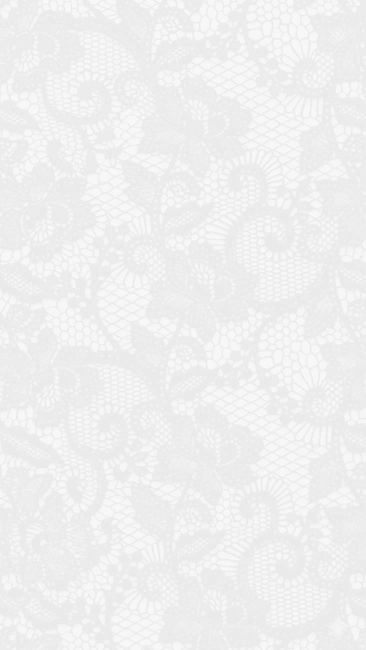
#> input picture kindle/art/lace_soft.jpg, 731 x 1300 px (shown at 1/2 size)
$ python make_screens.py
#> lines starting #> are read from the running program, lines starting #| are printed output that depends on the picture; after the words box and inside, x2 and y2 are one past the last pixel; in counts of white or black regions, pixels touching at a corner belong together
"""Bakes the static parts of the self.v2 Kindle screens (page texture, textured tiles,
folders, fixed labels) into greyscale PNGs at the Paperwhite 2's exact size, and writes
layout.lua so the plugin knows where to draw the live text and where the tap zones are.

Run after changing the design:  python kindle/make_screens.py
"""
from pathlib import Path

from PIL import Image, ImageDraw, ImageEnhance, ImageFont, ImageOps

HERE = Path(__file__).parent
ART = HERE / "art"
ROOT = HERE.parent
PLUGIN = ROOT / "koreader/plugins/selfv2.koplugin"
OUT = PLUGIN / "screens"
W, H = 758, 1024
PAD = 30
NIGHT = False  # set by the night pass in __main__


def INK(v, a=255):
    """Neutral colour for page and card artwork: as-is by day, reversed at night.
    Textured tiles keep their own colours in both modes."""
    if not NIGHT:
        return (v, v, v, a)
    n = 42 if v == 255 else 255 - v
    return (n, n, n, a)

MARC = str(ROOT / "fonts/Marcellus-Regular.ttf")
SANS = str(ROOT / "fonts/DMSans.ttf")


def f(path, size, weight=None):
    fnt = ImageFont.truetype(path, size)
    if weight:
        try:
            fnt.set_variation_by_axes([14, weight])
        except Exception:
            pass
    return fnt


def page():
    bg = Image.open(ART / "lace_soft.jpg").convert("L")
#> bg is the input picture: PIL image 731x1300 L; min 228, max 255, mean 238.8
    sc = max(W / bg.width, H / bg.height)
#> sc = 1.04
    bg = bg.resize((int(bg.width * sc) + 1, int(bg.height * sc) + 1)).crop((0, 0, W, H))
#> bg: PIL image 758x1024 L
    if NIGHT:
        bg = ImageEnhance.Brightness(ImageOps.invert(bg)).enhance(0.32)
    return bg.convert("RGBA")
#> in card, `ov = Image.new("RGBA", im.size, (0, 0, 0, 0))`: ov: PIL image 758x1024 RGBA; every value is 0


def rmask(w, h, r):
    m = Image.new("L", (w, h), 0)
    ImageDraw.Draw(m).rounded_rectangle((0, 0, w - 1, h - 1), radius=r, fill=255)
    return m


def textured(im, rect, tex, darkness=0.5, r=28):
#> called with rect = (30, 294, 340, 250), tex = 'zebra_s.jpg', darkness = 0.55, r = 28
    x, y, w, h = rect
    t = Image.open(ART / tex).convert("L")
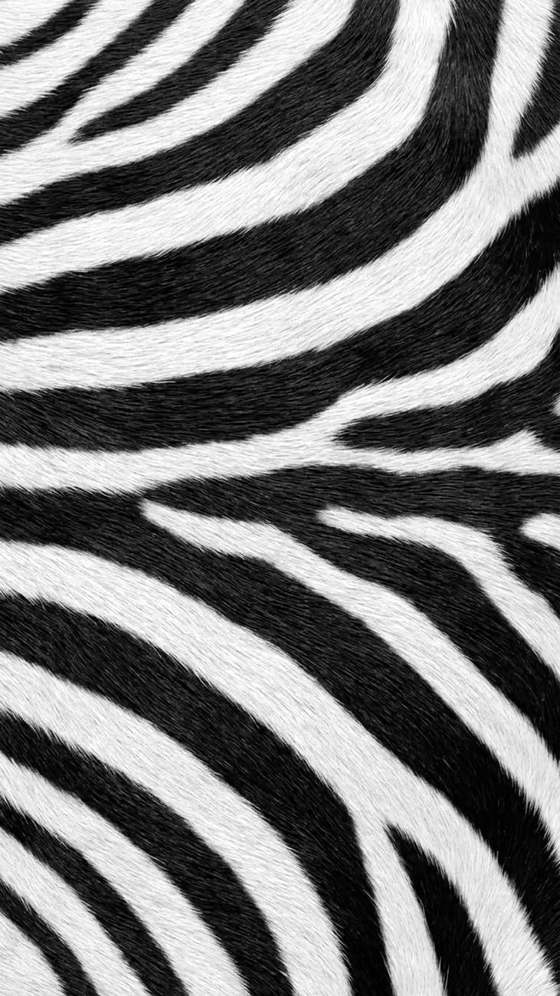
#> input picture kindle/art/zebra_s.jpg, 560 x 996 px
#> t is the input picture: PIL image 560x996 L; min 0, max 255, mean 122.3
    sc = max(w / t.width, h / t.height)
#> sc = 0.607
    t = t.resize((int(t.width * sc) + 1, int(t.height * sc) + 1))
#> t: PIL image 341x605 L
    t = t.crop(((t.width - w) // 2, (t.height - h) // 2, (t.width - w) // 2 + w, (t.height - h) // 2 + h))
#> t: PIL image 340x250 L
    t = ImageEnhance.Brightness(t).enhance(darkness * (0.8 if NIGHT else 1)).convert("RGBA")
#> t: PIL image 340x250 RGBA
    im.paste(t, (x, y), rmask(w, h, r))
#> in rmask, `m = Image.new("L", (w, h), 0)`: m: PIL image 340x250 L; every value is 0
#> in rmask, `ImageDraw.Draw(m).rounded_rectangle((0, 0, w - 1, h - 1), radius=r, fi..`:
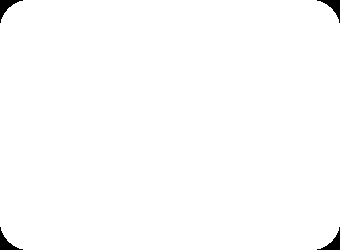
#> m: PIL image 340x250 L; 99.2% white; 4 black regions, box (x1, y1, x2, y2) and area: (0, 0, 23, 23) 174, (317, 0, 340, 23) 174, (0, 227, 23, 250) 174, (317, 227, 340, 250) 174


def card(im, rect, alpha=222, r=26, fill=255):
    x, y, w, h = rect
    ov = Image.new("RGBA", im.size, (0, 0, 0, 0))
    c = 30 if NIGHT and fill == 255 else fill
    ImageDraw.Draw(ov).rounded_rectangle((x, y, x + w, y + h), radius=r, fill=(c, c, c, alpha))
    im.alpha_composite(ov)


def folder(im, name, x, y, width, angle=6):
    fo = Image.open(ART / name).convert("RGBA")
    fo = fo.resize((width, int(fo.height * width / fo.width)), Image.LANCZOS).rotate(angle, expand=True, resample=Image.BICUBIC)
    sh = Image.new("RGBA", fo.size, (0, 0, 0, 0))
    sh.putalpha(fo.getchannel("A").point(lambda a: int(a * 0.35)))
    im.alpha_composite(sh, (x, y + 4))
    im.alpha_composite(fo, (x, y))


# [12 lines left out: functions back_pill, save, not called in this run]


# ------------------------------------------------------------------ layout
L = {
    "home": {
        "label": (PAD, 24), "pills_y": 104,
        "cont": (PAD, 156, 698, 122),
        "dash": (PAD, 294, 340, 250), "focus": (388, 294, 340, 250),
        "papers": (PAD, 558, 340, 200), "subs": (388, 558, 340, 200),
        "library": (PAD, 772, 698, 112),
        "download": (PAD, 904, 340, 72), "wifi": (388, 904, 165, 72), "settings": (563, 904, 165, 72),
    },
    "papers": {
        "back": (PAD, 20, 116, 40), "sub": (PAD, 128),
        "tiles": [(PAD, 166, 341, 142), (387, 166, 341, 142), (PAD, 320, 341, 142), (387, 320, 341, 142)],
        "panel": (PAD, 476, 698, 526), "panel_sub": (52, 528),
        "btn_open": (586, 490, 124, 42), "btn_read": (454, 490, 124, 42),
        "rows_y": 570, "row_h": 84, "row_x": 98, "row_w": 608,
    },
    "library": {
        "back": (PAD, 20, 116, 40), "sub": (PAD, 128), "files": (610, 168, 118, 50),
        "search": (PAD, 168, 434, 50), "sort": (478, 168, 120, 50),
        "reading": (PAD, 234, 698, 196), "books": [(48, 288, 206, 126), (276, 288, 206, 126), (504, 288, 206, 126)],
        "cols": [(PAD, 486, 220, 118), (269, 486, 220, 118), (508, 486, 220, 118),
                 (PAD, 616, 220, 118), (269, 616, 220, 118), (508, 616, 220, 118)],
        "names": ["Finance & economics", "Geopolitics & history", "Philosophy & psychology",
                  "Health sciences", "Fiction", "Self help"],
        "folders": ["Finance & Economics", "Geopolitics & History", "Philosophy & Psychology",
                    "Health Sciences", "Fiction", "Self Help"],
        "panel": (PAD, 748, 698, 256), "btn_prev": (586, 760, 56, 38), "btn_next": (652, 760, 56, 38),
        "rows_y": 812, "row_h": 62, "rows": 3,
    },
    "today": {
        "label": (PAD, 20), "chips_y": 96, "home": (328, 20, 96, 40), "focus": (432, 20, 168, 40), "date": (610, 20, 118, 40),
        "nav": (PAD, 140, 698, 56), "tab_y": 145, "tab_h": 46,
        "left": (PAD, 210, 408, 792), "up": (322, 224, 44, 40), "down": (374, 224, 44, 40),
        "grid_top": 292, "grid_x": 94, "grid_r": 426, "px": 46, "hours": 14, "hint_y": 950,
        "now": (450, 210, 278, 206),
        "todos": (450, 428, 278, 574), "todo_y": 482, "todo_h": 52, "todo_rows": 8, "todo_add": (468, 938, 242, 46),
    },
    "checkin": {
        "date": (PAD, 16, 168, 40), "home": (632, 16, 96, 40), "nav": (PAD, 150, 698, 56), "tab_y": 155, "tab_h": 46,
        "cw": (PAD, 218, 698, 292), "college_y": 272, "lect_label_y": 338, "lect_y": 360, "work_y": 438,
        "supp": (PAD, 524, 698, 226), "supp_y": 572, "mind_y": 632, "period": (578, 626, 128, 42), "mood_y": 680,
        "tea": (PAD, 764, 342, 150), "sleep": (386, 764, 342, 150),
        "save": (PAD, 930, 698, 54),
    },
    "log": {
        "date": (PAD, 16, 168, 40), "home": (632, 16, 96, 40), "nav": (PAD, 150, 698, 56), "tab_y": 155, "tab_h": 46,
        "tiles_y": 220, "tile_h": 100, "form": (PAD, 444, 698, 494), "add": (PAD, 950, 698, 52),
        "patch_food": (52, 494, 654, 96), "patch_read": (52, 494, 654, 150),
    },
    "work": {
        "date": (PAD, 16, 168, 40), "home": (632, 16, 96, 40), "nav": (PAD, 150, 698, 56), "tab_y": 155, "tab_h": 46,
        "next": (PAD, 218, 698, 172), "filters_y": 404, "cards_y": 460, "card_h": 104, "cards": 4, "new": (PAD, 950, 698, 52),
    },
    "week": {
        "switch": (PAD, 16, 400, 44), "home": (632, 16, 96, 40), "nav": (PAD, 150, 698, 56), "tab_y": 155, "tab_h": 46,
        "cw": (PAD, 218, 698, 330), "goals_y": 562, "goal_h": 82, "habits": (PAD, 658, 698, 346),
    },
    "month": {
        "switch": (PAD, 16, 400, 44), "home": (632, 16, 96, 40), "nav": (PAD, 150, 698, 56), "tab_y": 155, "tab_h": 46,
        "cal": (PAD, 218, 698, 372), "lect": (PAD, 604, 698, 272), "tiles_y": 890, "tile_h": 104,
    },
    "stats": {
        "switch": (PAD, 16, 400, 44), "home": (632, 16, 96, 40), "nav": (PAD, 150, 698, 56), "tab_y": 155, "tab_h": 46,
        "goals_y": 218, "goal_h": 106, "habits": (PAD, 336, 698, 296), "logs_y": 646, "log_h": 86, "money": (PAD, 746, 698, 258),
    },
    "meals": {
        "switch": (PAD, 16, 400, 44), "home": (632, 16, 96, 40), "nav": (PAD, 150, 698, 56), "tab_y": 155, "tab_h": 46,
        "sum": (PAD, 218, 698, 124), "cal": (PAD, 354, 698, 250), "mac": (PAD, 616, 698, 196), "day": (PAD, 824, 698, 180),
    },
    "focus": {"back": (PAD, 24, 120, 44), "grid": (PAD, 220, 698, 740), "foot_y": 978},
    "subs": {
        "back": (PAD, 20, 116, 40), "sub": (PAD, 128),
        "pick": (PAD, 166, 698, 150),
        "panel": (PAD, 330, 698, 672),
        "btn_prev": (586, 344, 56, 40), "btn_next": (652, 344, 56, 40), "page": (566, 364),
        "rows_y": 398, "row_h": 98, "row_x": 78, "row_w": 626, "rows": 6,
    },
}


def bake_home():
    im = page()
    d = ImageDraw.Draw(im)
    l = L["home"]
    d.text((PAD, 44), "Rajeshwari", font=f(MARC, 44), fill=INK(17, 255))
    card(im, l["cont"])
    d.text((52, 172), "CONTINUE READING", font=f(SANS, 13, 700), fill=INK(85, 255))
    # tiles
    textured(im, l["dash"], "zebra_s.jpg", 0.55)
    textured(im, l["focus"], "lace_s.jpg", 0.5)
#> call 2 of textured, with rect = (388, 294, 340, 250), tex = 'lace_s.jpg', darkness = 0.5, r = 28
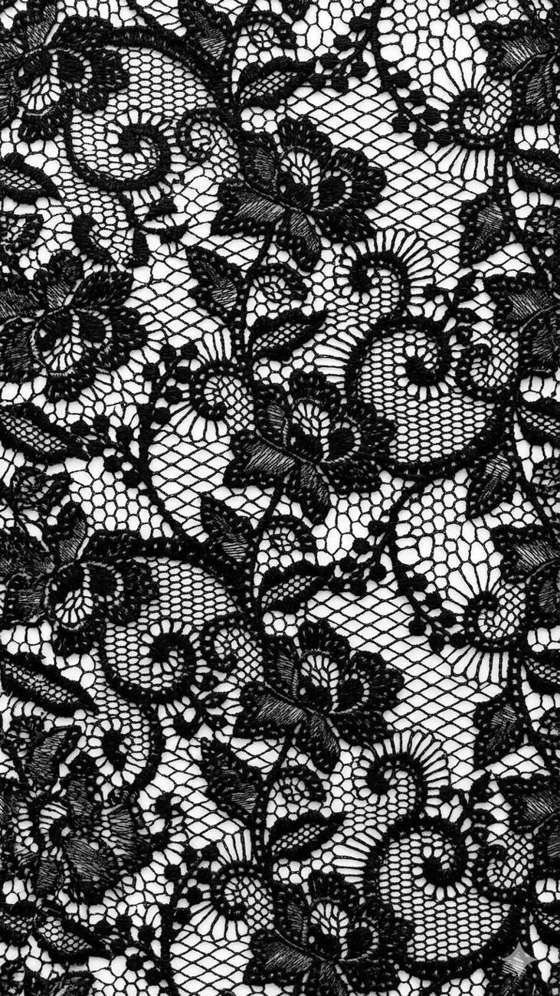
#> input picture kindle/art/lace_s.jpg, 560 x 996 px
#> in textured, t is the input picture: PIL image 560x996 L; min 0, max 255, mean 90.3
    textured(im, l["papers"], "cow_s.jpg", 0.52)
#> call 3 of textured, with rect = (30, 558, 340, 200), tex = 'cow_s.jpg', darkness = 0.52, r = 28
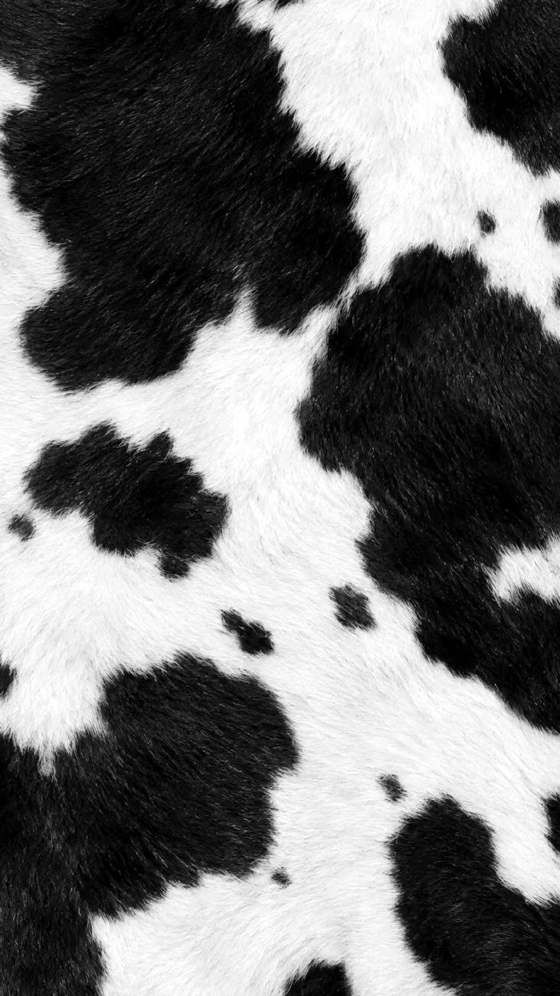
#> input picture kindle/art/cow_s.jpg, 560 x 996 px
#> in textured, t is the input picture: PIL image 560x996 L; min 0, max 255, mean 115
#> in rmask (call 3), `m = Image.new("L", (w, h), 0)`: m: PIL image 340x200 L; every value is 0
#> in rmask (call 3), `ImageDraw.Draw(m).rounded_rectangle((0, 0, w - 1, h - 1), radius=r, fi..`: m: PIL image 340x200 L; 99% white; 4 black regions, box (x1, y1, x2, y2) and area: (0, 0, 23, 23) 174, (317, 0, 340, 23) 174, (0, 177, 23, 200) 174, (317, 177, 340, 200) 174
    textured(im, l["subs"], "fawn_s.jpg", 0.55)
#> call 4 of textured, with rect = (388, 558, 340, 200), tex = 'fawn_s.jpg', darkness = 0.55, r = 28
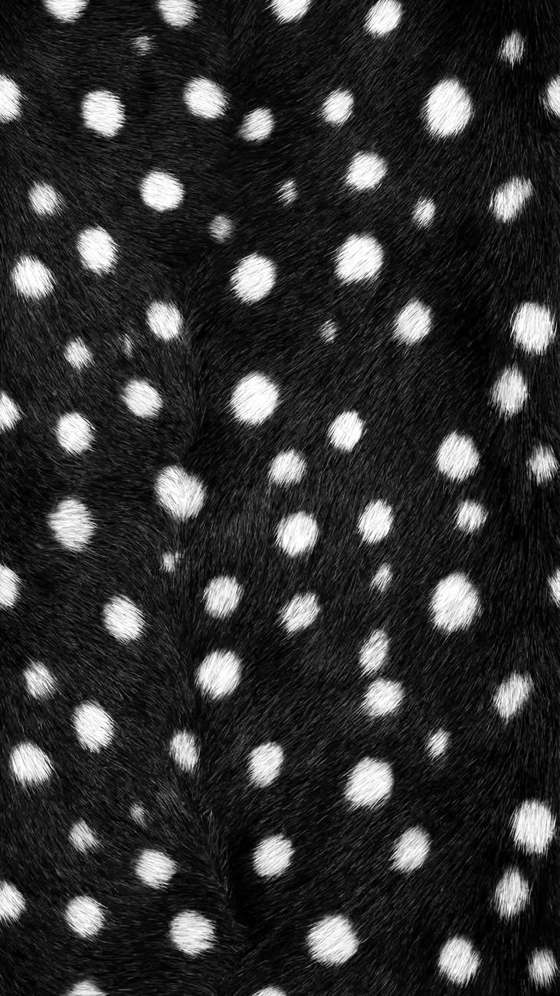
#> input picture kindle/art/fawn_s.jpg, 560 x 996 px
#> in textured, t is the input picture: PIL image 560x996 L; min 0, max 255, mean 49.2
    textured(im, l["library"], "leopard_s.jpg", 0.6)
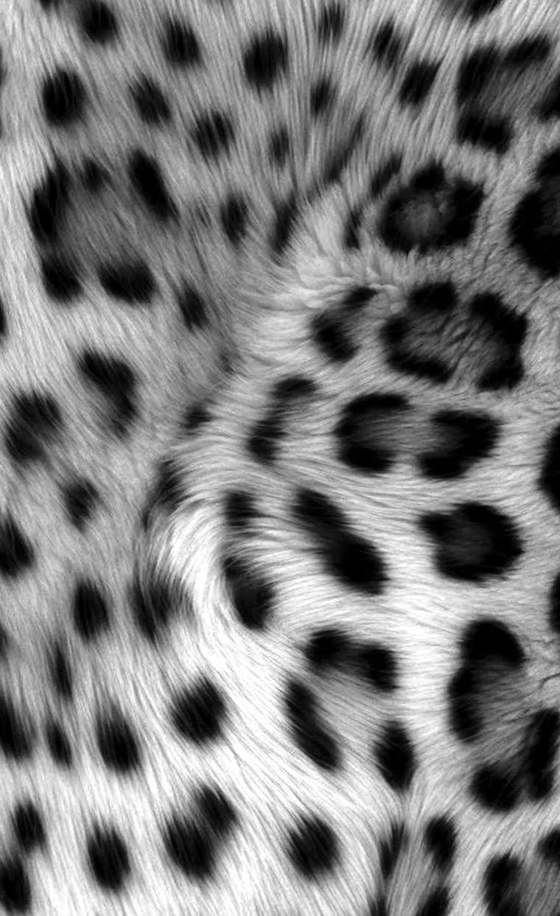
#> input picture kindle/art/leopard_s.jpg, 560 x 916 px
#> in textured, t is the input picture: PIL image 560x916 L; min 0, max 255, mean 123.3
#> in rmask (call 5), `m = Image.new("L", (w, h), 0)`: m: PIL image 698x112 L; every value is 0
#> in rmask (call 5), `ImageDraw.Draw(m).rounded_rectangle((0, 0, w - 1, h - 1), radius=r, fi..`: m: PIL image 698x112 L; 99.1% white; 4 black regions, box (x1, y1, x2, y2) and area: (0, 0, 23, 23) 174, (675, 0, 698, 23) 174, (0, 89, 23, 112) 174, (675, 89, 698, 112) 174
#> in textured (call 5), `im.paste(t, (x, y), rmask(w, h, r))`:
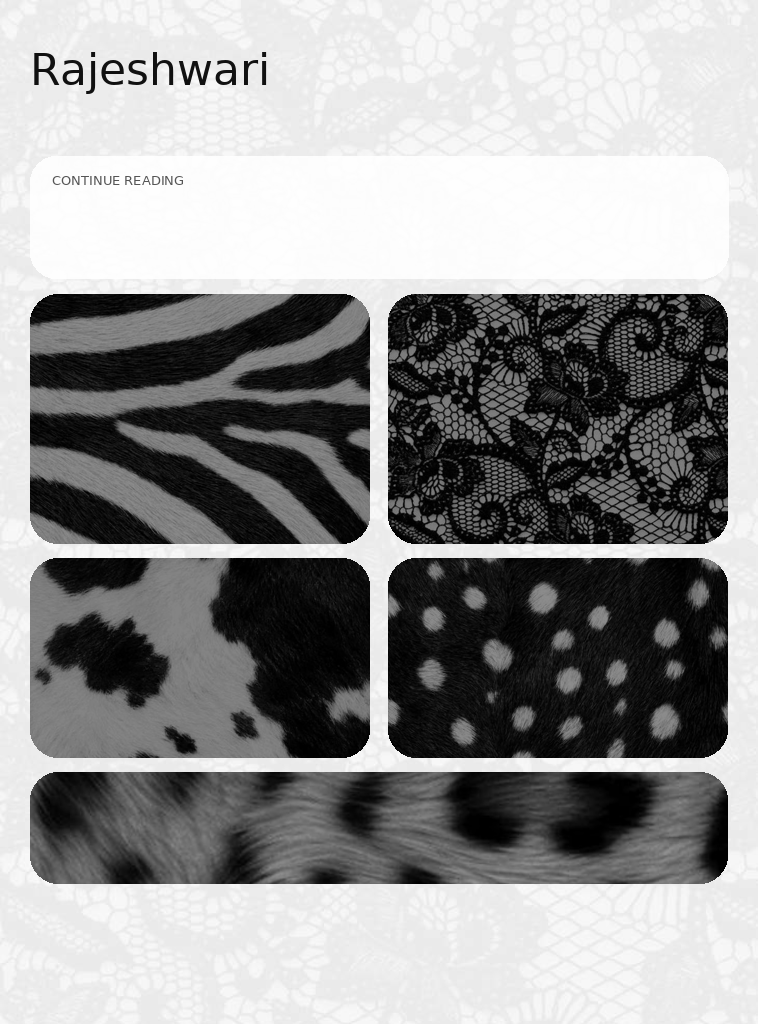
#> im: PIL image 758x1024 RGBA; mean R, G, B, A 149.2, 149.2, 149.2, 255
    d = ImageDraw.Draw(im)
    big, small = f(MARC, 34), f(SANS, 15)
    for key, title, sub in [("dash", "Dashboard", "Today · check-in · log · week"),
                            ("focus", "Focus board", "range · athleticism · a quiet mind")]:
        x, y, w, h = l[key]
        d.text((x + 20, y + h - 80), title, font=big, fill=(255, 255, 255, 255))
        d.text((x + 20, y + h - 30), sub, font=small, fill=(235, 235, 235, 255))
    for key, title in [("papers", "Today's papers"), ("subs", "Substacks")]:
        x, y, w, h = l[key]
        d.text((x + 20, y + h - 66), title, font=f(MARC, 28), fill=(255, 255, 255, 255))
    x, y, w, h = l["library"]
    d.text((x + 140, y + 30), "Library", font=f(MARC, 30), fill=(255, 255, 255, 255))
    d.text((x + 140, y + 68), "All your books in KOReader", font=small, fill=(235, 235, 235, 255))
    d.ellipse((x + w - 70, y + 32, x + w - 22, y + 80), fill=(255, 255, 255, 235))
    d.line((x + w - 52, y + 46, x + w - 42, y + 56), fill=(17, 17, 17, 255), width=3)
    d.line((x + w - 52, y + 66, x + w - 42, y + 56), fill=(17, 17, 17, 255), width=3)
    folder(im, "f_zebra.png", l["dash"][0] + 12, l["dash"][1] + 12, 112)
    folder(im, "folder_leoface.png", l["focus"][0] + 12, l["focus"][1] + 12, 112)
    folder(im, "f_blackcow.png", l["papers"][0] + 10, l["papers"][1] + 10, 92)
    folder(im, "f_fawn.png", l["subs"][0] + 10, l["subs"][1] + 10, 92)
    folder(im, "folder_leopard.png", l["library"][0] + 18, l["library"][1] + 10, 100)
    # bottom bar
    d = ImageDraw.Draw(im)
    x, y, w, h = l["download"]
    d.rounded_rectangle((x, y, x + w, y + h), radius=36, fill=INK(17, 235))
    d.text((x + w / 2, y + h / 2), "Download today's reads", font=f(SANS, 17, 700), fill=INK(255, 255), anchor="mm")
    for key, label in [("wifi", "Wi-Fi"), ("settings", "Settings")]:
        x, y, w, h = l[key]
        d.rounded_rectangle((x, y, x + w, y + h), radius=36, fill=INK(255, 225))
        d.text((x + w / 2, y + h / 2), label, font=f(SANS, 17, 700), fill=INK(17, 255), anchor="mm")
    save(im, "home.png")


# [90 lines left out: functions bake_papers, bake_subs, bake_library, not called in this run]


def nav_bar(im, rect):
    card(im, rect, 200, rect[3] // 2)


# [88 lines left out: functions bake_today, bake_checkin, bake_log, bake_work, not called in this run]


def thirds(y, h, n=3, gap=12):
    w = (698 - gap * (n - 1)) // n
    return [(PAD + i * (w + gap), y, w, h) for i in range(n)]


# [57 lines left out: functions bake_week, bake_month, bake_stats, bake_meals, bake_focus, write_layout, not called in this run]


if __name__ == "__main__":
    for NIGHT in (False, True):
#> (the run stopped early here; a loop or call above may not have finished)
